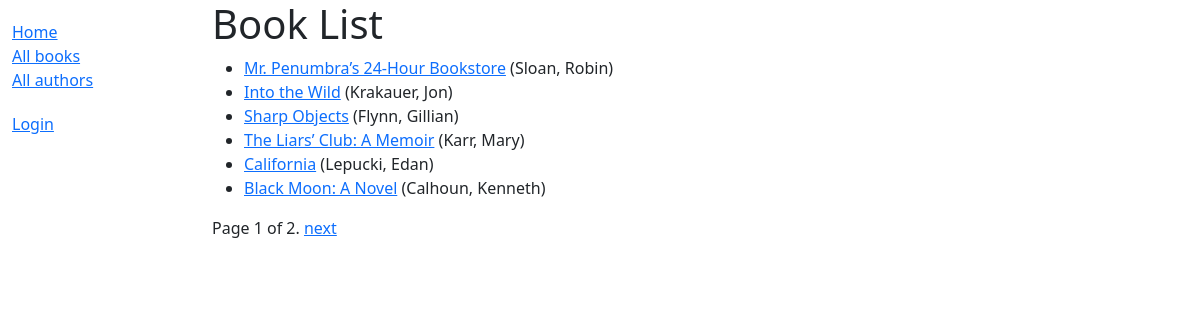
/catalog/books/, run on the app's committed database.
### catalog/models.py (models this page shows, shortened)
class Book(models.Model):
    title = models.CharField(max_length=200)
    author = models.ForeignKey('Author', on_delete=models.SET_NULL, null=True)
    summary = models.TextField(max_length=1000, help_text='Enter a brief description of the book')
    isbn = models.CharField('ISBN', max_length=13, unique=True,
                             help_text='13 Character <a href="https://www.isbn-international.org/content/what-isbn">ISBN number</a>')
    genre = models.ManyToManyField(Genre, help_text='Select a genre for this book')
    language = models.ForeignKey('Language', on_delete=models.SET_NULL, null=True)
    def get_absolute_url(self):
        return reverse('book-detail', args=[str(self.id)])
    def display_genre(self):
        return ', '.join([genre.name for genre in self.genre.all()[:3]])
    display_genre.short_description = 'Genre'

class Author(models.Model):
    first_name = models.CharField(max_length=100)
    last_name = models.CharField(max_length=100)
    date_of_birth = models.DateField(null=True, blank=True)
    date_of_death = models.DateField('died', null=True, blank=True)
    class Meta:
        ordering = ['last_name', 'first_name']
    def __str__(self):
        return f'{self.last_name}, {self.first_name}'

### catalog/views.py (the view)
# urls.py: path('books/', views.BookListView.as_view(), name='books'),
class BookListView(generic.ListView):
    model = Book
    paginate_by = 6

### catalog/templates/catalog/book_list.html
{% extends "base_generic.html" %}
{% block content %}
  <h1>Book List</h1>
  {% if book_list %}
    <ul>
      {% for book in book_list %}
      <li>
        <a href="{{ book.get_absolute_url }}">{{ book.title }}</a>
        ({{book.author}})
      </li>
      {% endfor %}
    </ul>
  {% else %}
    <p>There are no books in the library.</p>
  {% endif %}
{% endblock %}

### catalog/templates/base_generic.html (shortened to what this page needs)
<!DOCTYPE html>
<html lang="en">
  <head>
    <link
      href="https://cdn.jsdelivr.net/npm/bootstrap@5.1.3/dist/css/bootstrap.min.css"
      rel="stylesheet"
 />
    {% load static %}
    <link rel="stylesheet" href="{% static 'css/styles.css' %}" />
  </head>
  <body>
    <div class="container-fluid">
      <div class="row">
        <div class="col-sm-2">
          {% block sidebar %}
            <ul class="sidebar-nav">
              <li><a href="{% url 'index' %}">Home</a></li>
              <li><a href="{% url 'books' %}">All books</a></li>
							<li><a href="{% url 'authors' %}">All authors</a></li>
            </ul>
            <ul class="sidebar-nav">
							{% if user.is_authenticated %}
								<li>User: {{ user.get_username }}</li>
								<li><a href="{% url 'my-borrowed' %}">My borrowed</a></li>
								<li><a href="{% url 'logout' %}?next={{ request.path }}">Logout</a></li>
									{% else %}
										<li><a href="{% url 'login' %}?next={{ request.path }}">Login</a></li>
							{% endif %}
            </ul>
          {% endblock %}
        </div>
        <div class="col-sm-10 ">{% block content %}{% endblock %}{% block pagination %}
    {% if is_paginated %}
        <div class="pagination">
            <span class="page-links">
                <span class="page-current">
                    Page {{ page_obj.number }} of {{ page_obj.paginator.num_pages }}.
                </span>
                {% if page_obj.has_next %}
                    <a href="{{ request.path }}?page={{ page_obj.next_page_number }}">next</a>
                {% endif %}
            </span>
        </div>
    {% endif %}
  {% endblock %}
</div>
      </div>
    </div>
  </body>
</html>

### catalog/static/css/styles.css (style rules this page uses)
.sidebar-nav { margin-top: 20px; padding: 0; list-style: none; }

### data on the page
Book: title "Mr. Penumbra’s 24-Hour Bookstore", author "Sloan, Robin"
Book: title "Into the Wild", author "Krakauer, Jon"
Book: title "Sharp Objects", author "Flynn, Gillian"
Book: title "The Liars’ Club: A Memoir", author "Karr, Mary"
Book: title "California", author "Lepucki, Edan"
Book: title "Black Moon: A Novel", author "Calhoun, Kenneth"

### other printed values
{{ page_obj.number }} "1"
{{ page_obj.paginator.num_pages }} "2"
